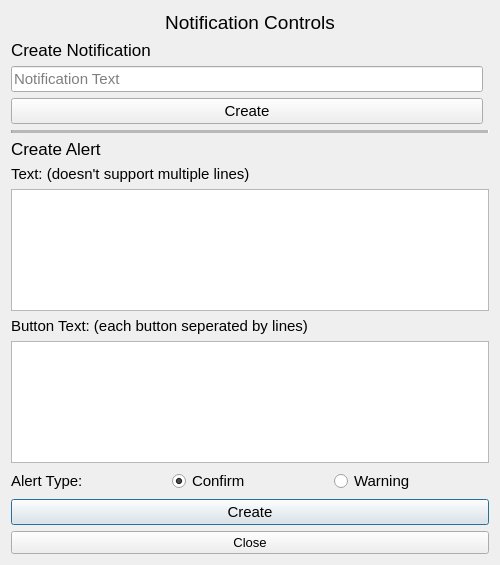
<?xml version="1.0" encoding="UTF-8"?>
<ui version="4.0">
 <class>notifications</class>
 <widget class="QDialog" name="notifications">
  <property name="geometry">
   <rect>
    <x>0</x>
    <y>0</y>
    <width>500</width>
    <height>565</height>
   </rect>
  </property>
  <property name="font">
   <font>
    <pointsize>11</pointsize>
   </font>
  </property>
  <property name="windowTitle">
   <string>Notification Controls</string>
  </property>
  <layout class="QGridLayout" name="gridLayout_3">
   <item row="3" column="0">
    <layout class="QGridLayout" name="gridLayout_2">
     <item row="4" column="0" colspan="3">
      <widget class="QPlainTextEdit" name="plainTextEdit_Buttons"/>
     </item>
     <item row="0" column="0" colspan="3">
      <widget class="QLabel" name="label_Alert">
       <property name="sizePolicy">
        <sizepolicy hsizetype="Expanding" vsizetype="Fixed">
         <horstretch>0</horstretch>
         <verstretch>0</verstretch>
        </sizepolicy>
       </property>
       <property name="font">
        <font>
         <pointsize>13</pointsize>
        </font>
       </property>
       <property name="text">
        <string>Create Alert</string>
       </property>
      </widget>
     </item>
     <item row="6" column="0" colspan="3">
      <widget class="QPushButton" name="pushButton_Alert">
       <property name="text">
        <string>Create</string>
       </property>
      </widget>
     </item>
     <item row="1" column="0" colspan="3">
      <widget class="QLabel" name="label_AText">
       <property name="sizePolicy">
        <sizepolicy hsizetype="Expanding" vsizetype="Fixed">
         <horstretch>0</horstretch>
         <verstretch>0</verstretch>
        </sizepolicy>
       </property>
       <property name="text">
        <string>Text: (doesn't support multiple lines)</string>
       </property>
      </widget>
     </item>
     <item row="5" column="0">
      <widget class="QLabel" name="label_Type">
       <property name="sizePolicy">
        <sizepolicy hsizetype="Preferred" vsizetype="Preferred">
         <horstretch>0</horstretch>
         <verstretch>0</verstretch>
        </sizepolicy>
       </property>
       <property name="text">
        <string>Alert Type:</string>
       </property>
      </widget>
     </item>
     <item row="3" column="0" colspan="3">
      <widget class="QLabel" name="label_Button">
       <property name="sizePolicy">
        <sizepolicy hsizetype="Expanding" vsizetype="Fixed">
         <horstretch>0</horstretch>
         <verstretch>0</verstretch>
        </sizepolicy>
       </property>
       <property name="text">
        <string>Button Text: (each button seperated by lines)</string>
       </property>
      </widget>
     </item>
     <item row="5" column="1">
      <widget class="QRadioButton" name="radioButton_Type_Confirm">
       <property name="text">
        <string>Confirm</string>
       </property>
       <property name="checked">
        <bool>true</bool>
       </property>
      </widget>
     </item>
     <item row="2" column="0" colspan="3">
      <widget class="QPlainTextEdit" name="plainTextEdit_AlertText"/>
     </item>
     <item row="5" column="2">
      <widget class="QRadioButton" name="radioButton_Type_Warning">
       <property name="text">
        <string>Warning</string>
       </property>
       <property name="checked">
        <bool>false</bool>
       </property>
      </widget>
     </item>
    </layout>
   </item>
   <item row="4" column="0">
    <widget class="QPushButton" name="pushButton_Close">
     <property name="font">
      <font>
       <pointsize>10</pointsize>
      </font>
     </property>
     <property name="text">
      <string>Close</string>
     </property>
    </widget>
   </item>
   <item row="1" column="0">
    <layout class="QGridLayout" name="gridLayout">
     <item row="0" column="0" colspan="2">
      <widget class="QLabel" name="label_Notif">
       <property name="sizePolicy">
        <sizepolicy hsizetype="Expanding" vsizetype="Fixed">
         <horstretch>0</horstretch>
         <verstretch>0</verstretch>
        </sizepolicy>
       </property>
       <property name="font">
        <font>
         <pointsize>13</pointsize>
        </font>
       </property>
       <property name="text">
        <string>Create Notification</string>
       </property>
      </widget>
     </item>
     <item row="1" column="0">
      <widget class="QLineEdit" name="lineEdit_Notif">
       <property name="font">
        <font>
         <pointsize>11</pointsize>
        </font>
       </property>
       <property name="placeholderText">
        <string>Notification Text</string>
       </property>
      </widget>
     </item>
     <item row="2" column="0">
      <widget class="QPushButton" name="pushButton_Notif">
       <property name="text">
        <string>Create</string>
       </property>
      </widget>
     </item>
    </layout>
   </item>
   <item row="0" column="0">
    <widget class="QLabel" name="label_Main">
     <property name="sizePolicy">
      <sizepolicy hsizetype="Expanding" vsizetype="Fixed">
       <horstretch>0</horstretch>
       <verstretch>0</verstretch>
      </sizepolicy>
     </property>
     <property name="font">
      <font>
       <pointsize>14</pointsize>
      </font>
     </property>
     <property name="text">
      <string>Notification Controls</string>
     </property>
     <property name="alignment">
      <set>Qt::AlignCenter</set>
     </property>
    </widget>
   </item>
   <item row="2" column="0">
    <widget class="Line" name="line">
     <property name="midLineWidth">
      <number>5</number>
     </property>
     <property name="orientation">
      <enum>Qt::Horizontal</enum>
     </property>
    </widget>
   </item>
  </layout>
 </widget>
 <resources/>
 <connections/>
</ui>
